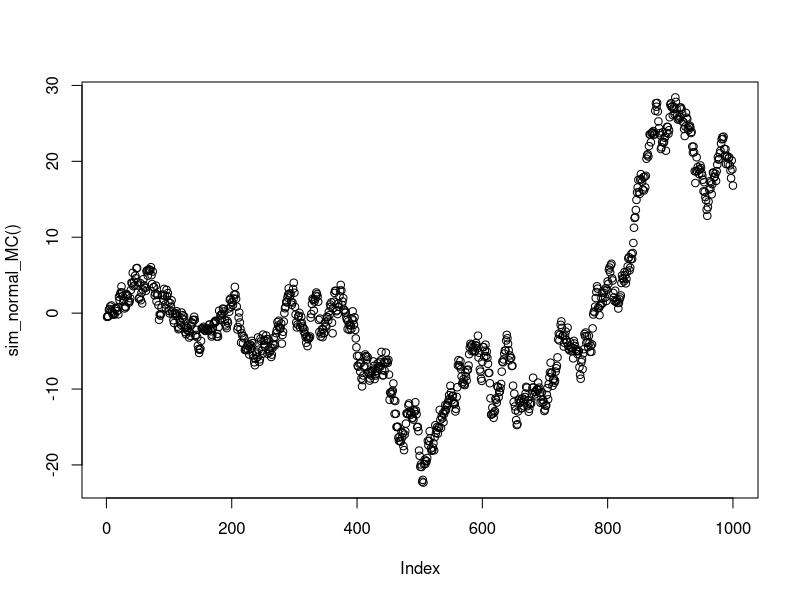

Recreate this plot in R.
## ---- chunk 1
set.seed(100)
sim_normal_MC=function(length=1000){
  X = rep(0,length)
  X[1] = rnorm(1)
  for(t in 2:length){
    X[t]= X[t-1] + rnorm(1)  
  }
  return(X)
}
plot(sim_normal_MC())
## ---- chunk 2
A = matrix(0,nrow=1000,ncol=1000)
for(i in 1:1000){
    A[i,]=c(rep(1,i),rep(0,1000-i))
}
Sigma = A %*% t(A)
Sigma[1:10,1:10]
## ---- chunk 3
Omega = chol2inv(chol(Sigma))
Omega[1:10,1:10]
